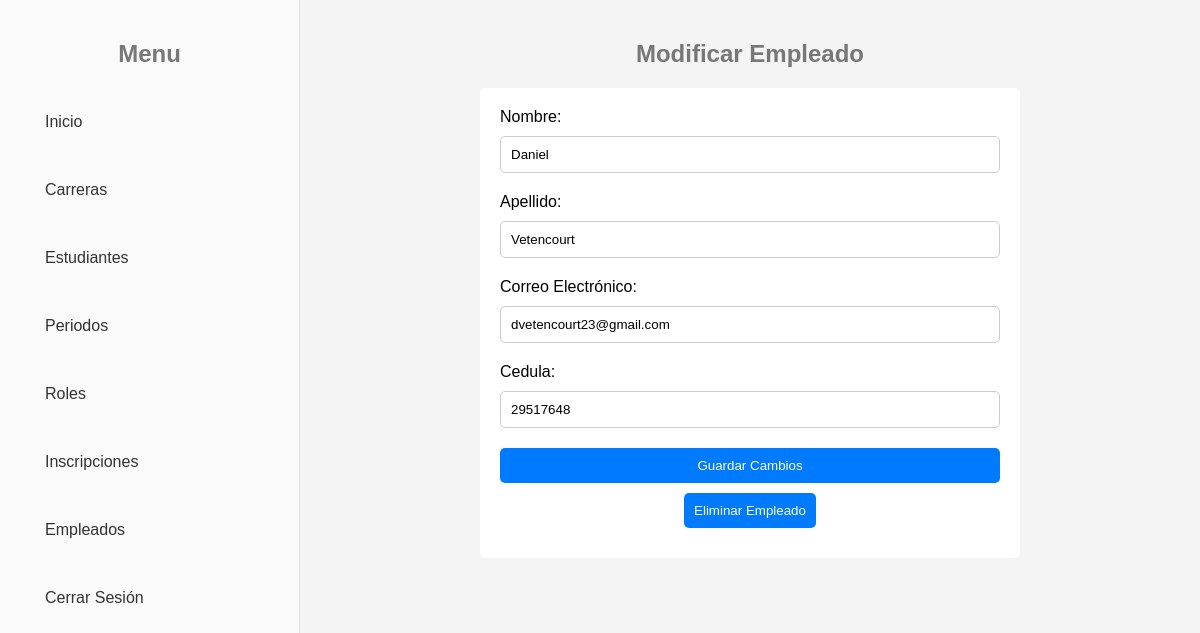
Screenshot of /views/gestionarUsuarios/modificarUsuarios.php?id=1 with the database file from the repository.
### tables this page shows
CREATE TABLE users(
    ID INT NOT NULL AUTO_INCREMENT,
    name VARCHAR(40) NOT NULL,
    lastName VARCHAR(40) NOT NULL,
    licenseID VARCHAR(15) NOT NULL,
    email VARCHAR(40) NOT NULL,
    password VARCHAR(60) NOT NULL,
    securityQuestion VARCHAR(30),
    securityAnswer VARCHAR(100),
    idRole INT NOT NULL,
    PRIMARY KEY(ID),
    FOREIGN KEY(idRole) REFERENCES roles(ID)
);

### controllers/conexion.php (called while the page is built, shortened)
<?php
    class Connection {
        private static $instance = null;
        private $con;
        private function __construct() {
            $this->con = new mysqli("localhost:3306", "root", "", "studentDB");
        }
        public static function getInstance() {
            if(!self::$instance) {
                self::$instance = new Connection();
            }
            return self::$instance;
        }
        public function getConnection() {
            return $this->con;
        }
    }

### controllers/clases/usuario.php (called while the page is built, shortened)
<?php
include_once(__DIR__ . '/../conexion.php');
class User
{
    private $con;
    public function __construct()
    {
        $this->con = Connection::getInstance()->getConnection();
    }
    public function getUserByID($ID)
    {
        $stmt = $this->con->prepare("SELECT * FROM users WHERE ID = ? LIMIT 1");
        $stmt->bind_param("i", $ID);
        if (!$stmt->execute()) {
            throw new Exception('Error al buscar el usuario por ID: ' . $stmt->error);
        }
        $result = $stmt->get_result();
        if ($result->num_rows > 0) {
            return $result->fetch_assoc();
        } else {
            return false;
        }
    }
}

### views/gestionarUsuarios/modificarUsuarios.php (the view, shortened to what this page needs)
<?php
include_once('../../controllers/clases/usuario.php');
$userID = $_GET['id'];
$user = new User();
$userDetails = $user->getUserByID($userID);
?>
<?php
include('../templates/encabezadoConfig.php');
?>
<body>
    <div class="sidebarBackground">
        <?php include('../templates/menus/menuAdministrador.php') ?>
    </div>
    <div class="content">
        <h2>Modificar Empleado</h2>
        <form id="form" action="../../controllers/gestionarUsuarios/modificarUsuarios.php?id=<?=$userID?>" method="post">
            <div class="form-group">
                <label for="name">Nombre:</label>
                <input type="text" id="name" name="name" value="<?=$userDetails['name']?>">
            </div>
            <div class="form-group">
                <label for="lastName">Apellido:</label>
                <input type="text" id="lastName" name="lastName" value="<?=$userDetails['lastName']?>">
            </div>
            <div class="form-group">
                <label for="email">Correo Electrónico:</label>
                <input type="email" id="email" name="email" value="<?=$userDetails['email']?>">
            </div>
            <div class="form-group">
                <label for="licenseID">Cedula:</label>
                <input type="text" id="licenseID" name="licenseID" value="<?=$userDetails['licenseID']?>">
            </div>
            <input type="submit" value="Guardar Cambios">
            <button type="button" id="delete">Eliminar Empleado</button>
        </form>
    </div>
</body>
</html>

### assets/css/global.css (style rules this page uses)
body { background-color: #f4f4f4; font-family: Arial, sans-serif; margin: 0; height: 100vh; display: flex; }
.btn, input[type="submit"], button { text-decoration: none; padding: 10px; box-sizing: border-box; border: none; color: #fff; background-color: #007BFF; border-radius: 5px; cursor: pointer; transition: background-color 0.3s ease; margin-bottom: 10px; }
form { background-color: #fff; align-self: center; border-radius: 5px; padding: 20px; max-width: 500px; margin: 0 auto; }
label { display: block; margin-bottom: 10px; text-align: start; }
input, select { box-sizing: border-box; width: 100%; padding: 10px; margin-bottom: 20px; border-radius: 5px; border: 1px solid #ccc; }
.sidebarBackground { height: 100%; display: flex; flex-direction: row; max-width: 300px; }
.content { flex-grow: 1; padding: 20px; text-align: center; }
h2 { color: #777; }

### rows the page displays
users: name "Daniel", lastName "Vetencourt", email "dvetencourt23@gmail.com", licenseID "29517648"
